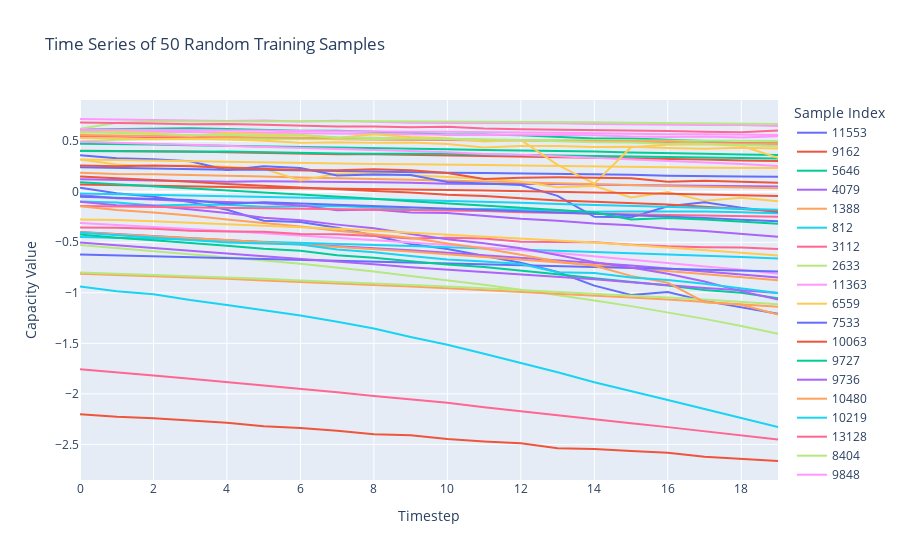

Notebook cell for this chart:
### Code cell
# Assuming X_train is your training set array.
# For instance, X_train might have shape (n_samples, n_timesteps, 1).

# Randomly select 50 samples from the training set
n_samples_total = X_train.shape[0]
selected_indices = np.random.choice(n_samples_total, size=50, replace=False)
X_random = X_train[selected_indices]

# If X_random has shape (50, n_timesteps, 1), squeeze the last dimension
if len(X_random.shape) == 3:
    n_samples, n_timesteps, n_features = X_random.shape
    if n_features == 1:
        X_random = X_random.squeeze(axis=-1)  # now shape is (n_samples, n_timesteps)
    else:
        raise ValueError("Expected feature dimension to be 1 for plotting a single time series per sample.")
else:
    n_samples, n_timesteps = X_random.shape

# Create a DataFrame where each row is a sample and each column is a timestep
df = pd.DataFrame(X_random, columns=[f"timestep_{i}" for i in range(n_timesteps)])
df["sample"] = selected_indices  # Label the samples with their original indices

# Melt the DataFrame to long format: each row becomes (sample, timestep, value)
df_long = df.melt(id_vars="sample", var_name="timestep", value_name="value")
# Convert the 'timestep' column from "timestep_0" to an integer (0)
df_long["timestep"] = df_long["timestep"].str.replace("timestep_", "").astype(int)

# Create a line plot with Plotly Express: one line per sample
fig = px.line(
    df_long,
    x="timestep",
    y="value",
    color="sample",
    title="Time Series of 50 Random Training Samples",
    labels={"timestep": "Timestep", "value": "Capacity Value", "sample": "Sample Index"}
)

fig.show()

### Figure 1 — Plotly figure (JSON) as saved in the notebook; plotly's stock layout.template omitted (floating-point values rounded to 4 significant figures)
{"data": [{"hovertemplate": "Sample Index=11553<br>Timestep=%{x}<br>Capacity Value=%{y}<extra></extra>", "legendgroup": "11553", "line": {"color": "#636efa", "dash": "solid"}, "marker": {"symbol": "circle"}, "mode": "lines", "name": "11553", "orientation": "v", "showlegend": true, "type": "scatter", "x": [0, 1, 2, 3, 4, 5, 6, 7, 8, 9, 10, 11, 12, 13, 14, 15, 16, 17, 18, 19], "xaxis": "x", "y": [0.03973, -0.0152, -0.04895, -0.1008, -0.1784, -0.2875, -0.2987, -0.3564, -0.4327, -0.5168, -0.5657, -0.6357, -0.702, -0.7944, -0.9286, -1.022, -0.9918, -1.08, -1.143, -1.208], "yaxis": "y"}, {"hovertemplate": "Sample Index=9162<br>Timestep=%{x}<br>Capacity Value=%{y}<extra></extra>", "legendgroup": "9162", "line": {"color": "#EF553B", "dash": "solid"}, "marker": {"symbol": "circle"}, "mode": "lines", "name": "9162", "orientation": "v", "showlegend": true, "type": "scatter", "x": [0, 1, 2, 3, 4, 5, 6, 7, 8, 9, 10, 11, 12, 13, 14, 15, 16, 17, 18, 19], "xaxis": "x", "y": [0.4049, 0.4048, 0.4032, 0.3985, 0.3921, 0.3836, 0.3779, 0.3714, 0.3718, 0.3665, 0.361, 0.3511, 0.3436, 0.3411, 0.3401, 0.3324, 0.3255, 0.319, 0.3085, 0.3043], "yaxis": "y"}, {"hovertemplate": "Sample Index=5646<br>Timestep=%{x}<br>Capacity Value=%{y}<extra></extra>", "legendgroup": "5646", "line": {"color": "#00cc96", "dash": "solid"}, "marker": {"symbol": "circle"}, "mode": "lines", "name": "5646", "orientation": "v", "showlegend": true, "type": "scatter", "x": [0, 1, 2, 3, 4, 5, 6, 7, 8, 9, 10, 11, 12, 13, 14, 15, 16, 17, 18, 19], "xaxis": "x", "y": [0.4046, 0.401, 0.3963, 0.3954, 0.3976, 0.3893, 0.3853, 0.3791, 0.3766, 0.3768, 0.3754, 0.3684, 0.3642, 0.3576, 0.3538, 0.3528, 0.3489, 0.3403, 0.3386, 0.329], "yaxis": "y"}, {"hovertemplate": "Sample Index=4079<br>Timestep=%{x}<br>Capacity Value=%{y}<extra></extra>", "legendgroup": "4079", "line": {"color": "#ab63fa", "dash": "solid"}, "marker": {"symbol": "circle"}, "mode": "lines", "name": "4079", "orientation": "v", "showlegend": true, "type": "scatter", "x": [0, 1, 2, 3, 4, 5, 6, 7, 8, 9, 10, 11, 12, 13, 14, 15, 16, 17, 18, 19], "xaxis": "x", "y": [0.1242, 0.1193, 0.1149, 0.1083, 0.09992, 0.1042, 0.1027, 0.09928, 0.09307, 0.09034, 0.07863, 0.0769, 0.07819, 0.07621, 0.06968, 0.06588, 0.06208, 0.05859, 0.05544, 0.05244], "yaxis": "y"}, {"hovertemplate": "Sample Index=1388<br>Timestep=%{x}<br>Capacity Value=%{y}<extra></extra>", "legendgroup": "1388", "line": {"color": "#FFA15A", "dash": "solid"}, "marker": {"symbol": "circle"}, "mode": "lines", "name": "1388", "orientation": "v", "showlegend": true, "type": "scatter", "x": [0, 1, 2, 3, 4, 5, 6, 7, 8, 9, 10, 11, 12, 13, 14, 15, 16, 17, 18, 19], "xaxis": "x", "y": [0.1894, 0.1767, 0.1726, 0.1668, 0.1591, 0.1504, 0.1415, 0.1307, 0.1268, 0.1186, 0.1111, 0.1014, 0.09288, 0.08483, 0.07691, 0.06794, 0.05787, 0.04929, 0.03857, 0.03406], "yaxis": "y"}, {"hovertemplate": "Sample Index=812<br>Timestep=%{x}<br>Capacity Value=%{y}<extra></extra>", "legendgroup": "812", "line": {"color": "#19d3f3", "dash": "solid"}, "marker": {"symbol": "circle"}, "mode": "lines", "name": "812", "orientation": "v", "showlegend": true, "type": "scatter", "x": [0, 1, 2, 3, 4, 5, 6, 7, 8, 9, 10, 11, 12, 13, 14, 15, 16, 17, 18, 19], "xaxis": "x", "y": [-0.0965, -0.1068, -0.1365, -0.128, -0.1296, -0.1483, -0.1439, -0.1417, -0.1547, -0.1718, -0.1788, -0.1713, -0.1751, -0.1836, -0.1981, -0.1948, -0.1935, -0.1964, -0.2033, -0.2136], "yaxis": "y"}, {"hovertemplate": "Sample Index=3112<br>Timestep=%{x}<br>Capacity Value=%{y}<extra></extra>", "legendgroup": "3112", "line": {"color": "#FF6692", "dash": "solid"}, "marker": {"symbol": "circle"}, "mode": "lines", "name": "3112", "orientation": "v", "showlegend": true, "type": "scatter", "x": [0, 1, 2, 3, 4, 5, 6, 7, 8, 9, 10, 11, 12, 13, 14, 15, 16, 17, 18, 19], "xaxis": "x", "y": [-1.756, -1.784, -1.819, -1.851, -1.884, -1.921, -1.951, -1.985, -2.021, -2.057, -2.088, -2.134, -2.172, -2.206, -2.251, -2.29, -2.329, -2.371, -2.411, -2.453], "yaxis": "y"}, {"hovertemplate": "Sample Index=2633<br>Timestep=%{x}<br>Capacity Value=%{y}<extra></extra>", "legendgroup": "2633", "line": {"color": "#B6E880", "dash": "solid"}, "marker": {"symbol": "circle"}, "mode": "lines", "name": "2633", "orientation": "v", "showlegend": true, "type": "scatter", "x": [0, 1, 2, 3, 4, 5, 6, 7, 8, 9, 10, 11, 12, 13, 14, 15, 16, 17, 18, 19], "xaxis": "x", "y": [-0.5257, -0.555, -0.5846, -0.6148, -0.648, -0.6795, -0.713, -0.7503, -0.7891, -0.8325, -0.8758, -0.9212, -0.9706, -1.021, -1.075, -1.132, -1.193, -1.258, -1.329, -1.406], "yaxis": "y"}, {"hovertemplate": "Sample Index=11363<br>Timestep=%{x}<br>Capacity Value=%{y}<extra></extra>", "legendgroup": "11363", "line": {"color": "#FF97FF", "dash": "solid"}, "marker": {"symbol": "circle"}, "mode": "lines", "name": "11363", "orientation": "v", "showlegend": true, "type": "scatter", "x": [0, 1, 2, 3, 4, 5, 6, 7, 8, 9, 10, 11, 12, 13, 14, 15, 16, 17, 18, 19], "xaxis": "x", "y": [0.7203, 0.7151, 0.7154, 0.7062, 0.6998, 0.7046, 0.6956, 0.7021, 0.6913, 0.684, 0.6806, 0.6794, 0.684, 0.6778, 0.6699, 0.6646, 0.6643, 0.6596, 0.6611, 0.6514], "yaxis": "y"}, {"hovertemplate": "Sample Index=6559<br>Timestep=%{x}<br>Capacity Value=%{y}<extra></extra>", "legendgroup": "6559", "line": {"color": "#FECB52", "dash": "solid"}, "marker": {"symbol": "circle"}, "mode": "lines", "name": "6559", "orientation": "v", "showlegend": true, "type": "scatter", "x": [0, 1, 2, 3, 4, 5, 6, 7, 8, 9, 10, 11, 12, 13, 14, 15, 16, 17, 18, 19], "xaxis": "x", "y": [0.3199, 0.2701, 0.2526, 0.2592, 0.247, 0.2273, 0.1124, 0.1773, 0.182, 0.1604, 0.1454, 0.1287, 0.1009, 0.04502, 0.05637, -0.05584, -0.001724, -0.08981, -0.05988, -0.09272], "yaxis": "y"}, {"hovertemplate": "Sample Index=7533<br>Timestep=%{x}<br>Capacity Value=%{y}<extra></extra>", "legendgroup": "7533", "line": {"color": "#636efa", "dash": "solid"}, "marker": {"symbol": "circle"}, "mode": "lines", "name": "7533", "orientation": "v", "showlegend": true, "type": "scatter", "x": [0, 1, 2, 3, 4, 5, 6, 7, 8, 9, 10, 11, 12, 13, 14, 15, 16, 17, 18, 19], "xaxis": "x", "y": [0.3613, 0.3309, 0.3209, 0.3018, 0.2157, 0.2527, 0.2354, 0.1614, 0.1701, 0.166, 0.09679, 0.08041, 0.06684, -0.04007, -0.2474, -0.2531, -0.1426, -0.1035, -0.1588, -0.1995], "yaxis": "y"}, {"hovertemplate": "Sample Index=10063<br>Timestep=%{x}<br>Capacity Value=%{y}<extra></extra>", "legendgroup": "10063", "line": {"color": "#EF553B", "dash": "solid"}, "marker": {"symbol": "circle"}, "mode": "lines", "name": "10063", "orientation": "v", "showlegend": true, "type": "scatter", "x": [0, 1, 2, 3, 4, 5, 6, 7, 8, 9, 10, 11, 12, 13, 14, 15, 16, 17, 18, 19], "xaxis": "x", "y": [-2.201, -2.228, -2.242, -2.267, -2.287, -2.321, -2.339, -2.365, -2.399, -2.409, -2.448, -2.472, -2.489, -2.539, -2.546, -2.566, -2.583, -2.621, -2.64, -2.665], "yaxis": "y"}, {"hovertemplate": "Sample Index=9727<br>Timestep=%{x}<br>Capacity Value=%{y}<extra></extra>", "legendgroup": "9727", "line": {"color": "#00cc96", "dash": "solid"}, "marker": {"symbol": "circle"}, "mode": "lines", "name": "9727", "orientation": "v", "showlegend": true, "type": "scatter", "x": [0, 1, 2, 3, 4, 5, 6, 7, 8, 9, 10, 11, 12, 13, 14, 15, 16, 17, 18, 19], "xaxis": "x", "y": [0.6153, 0.6222, 0.6272, 0.6289, 0.6211, 0.6136, 0.6048, 0.6048, 0.5951, 0.5848, 0.5657, 0.5663, 0.5592, 0.5469, 0.5284, 0.5264, 0.5168, 0.5022, 0.4792, 0.4835], "yaxis": "y"}, {"hovertemplate": "Sample Index=9736<br>Timestep=%{x}<br>Capacity Value=%{y}<extra></extra>", "legendgroup": "9736", "line": {"color": "#ab63fa", "dash": "solid"}, "marker": {"symbol": "circle"}, "mode": "lines", "name": "9736", "orientation": "v", "showlegend": true, "type": "scatter", "x": [0, 1, 2, 3, 4, 5, 6, 7, 8, 9, 10, 11, 12, 13, 14, 15, 16, 17, 18, 19], "xaxis": "x", "y": [-0.3975, -0.4175, -0.4364, -0.457, -0.4778, -0.4992, -0.516, -0.5371, -0.5575, -0.5785, -0.6047, -0.629, -0.6501, -0.6747, -0.7013, -0.7294, -0.7595, -0.7888, -0.8183, -0.8492], "yaxis": "y"}, {"hovertemplate": "Sample Index=10480<br>Timestep=%{x}<br>Capacity Value=%{y}<extra></extra>", "legendgroup": "10480", "line": {"color": "#FFA15A", "dash": "solid"}, "marker": {"symbol": "circle"}, "mode": "lines", "name": "10480", "orientation": "v", "showlegend": true, "type": "scatter", "x": [0, 1, 2, 3, 4, 5, 6, 7, 8, 9, 10, 11, 12, 13, 14, 15, 16, 17, 18, 19], "xaxis": "x", "y": [-0.812, -0.8227, -0.8367, -0.8495, -0.8619, -0.8785, -0.8913, -0.9063, -0.9236, -0.9369, -0.9541, -0.971, -0.9877, -1.008, -1.027, -1.046, -1.067, -1.089, -1.112, -1.138], "yaxis": "y"}, {"hovertemplate": "Sample Index=10219<br>Timestep=%{x}<br>Capacity Value=%{y}<extra></extra>", "legendgroup": "10219", "line": {"color": "#19d3f3", "dash": "solid"}, "marker": {"symbol": "circle"}, "mode": "lines", "name": "10219", "orientation": "v", "showlegend": true, "type": "scatter", "x": [0, 1, 2, 3, 4, 5, 6, 7, 8, 9, 10, 11, 12, 13, 14, 15, 16, 17, 18, 19], "xaxis": "x", "y": [-0.4467, -0.4538, -0.4644, -0.4734, -0.4841, -0.4938, -0.5024, -0.5143, -0.524, -0.5365, -0.5493, -0.5595, -0.5731, -0.5842, -0.5964, -0.6083, -0.6186, -0.6306, -0.6453, -0.6595], "yaxis": "y"}, {"hovertemplate": "Sample Index=13128<br>Timestep=%{x}<br>Capacity Value=%{y}<extra></extra>", "legendgroup": "13128", "line": {"color": "#FF6692", "dash": "solid"}, "marker": {"symbol": "circle"}, "mode": "lines", "name": "13128", "orientation": "v", "showlegend": true, "type": "scatter", "x": [0, 1, 2, 3, 4, 5, 6, 7, 8, 9, 10, 11, 12, 13, 14, 15, 16, 17, 18, 19], "xaxis": "x", "y": [0.546, 0.5373, 0.5336, 0.5338, 0.5275, 0.5304, 0.5287, 0.526, 0.5185, 0.5155, 0.5096, 0.5078, 0.509, 0.5081, 0.5042, 0.4936, 0.4848, 0.4868, 0.4798, 0.4756], "yaxis": "y"}, {"hovertemplate": "Sample Index=8404<br>Timestep=%{x}<br>Capacity Value=%{y}<extra></extra>", "legendgroup": "8404", "line": {"color": "#B6E880", "dash": "solid"}, "marker": {"symbol": "circle"}, "mode": "lines", "name": "8404", "orientation": "v", "showlegend": true, "type": "scatter", "x": [0, 1, 2, 3, 4, 5, 6, 7, 8, 9, 10, 11, 12, 13, 14, 15, 16, 17, 18, 19], "xaxis": "x", "y": [0.4966, 0.5144, 0.5216, 0.5222, 0.5214, 0.5234, 0.5206, 0.5209, 0.521, 0.5212, 0.5197, 0.515, 0.5141, 0.5115, 0.5102, 0.5092, 0.5111, 0.5047, 0.5033, 0.5025], "yaxis": "y"}, {"hovertemplate": "Sample Index=9848<br>Timestep=%{x}<br>Capacity Value=%{y}<extra></extra>", "legendgroup": "9848", "line": {"color": "#FF97FF", "dash": "solid"}, "marker": {"symbol": "circle"}, "mode": "lines", "name": "9848", "orientation": "v", "showlegend": true, "type": "scatter", "x": [0, 1, 2, 3, 4, 5, 6, 7, 8, 9, 10, 11, 12, 13, 14, 15, 16, 17, 18, 19], "xaxis": "x", "y": [-0.3085, -0.3271, -0.3484, -0.3704, -0.3872, -0.4113, -0.4324, -0.4543, -0.4792, -0.5018, -0.5271, -0.5504, -0.5788, -0.6053, -0.6389, -0.6686, -0.7019, -0.7361, -0.7716, -0.8105], "yaxis": "y"}, {"hovertemplate": "Sample Index=4089<br>Timestep=%{x}<br>Capacity Value=%{y}<extra></extra>", "legendgroup": "4089", "line": {"color": "#FECB52", "dash": "solid"}, "marker": {"symbol": "circle"}, "mode": "lines", "name": "4089", "orientation": "v", "showlegend": true, "type": "scatter", "x": [0, 1, 2, 3, 4, 5, 6, 7, 8, 9, 10, 11, 12, 13, 14, 15, 16, 17, 18, 19], "xaxis": "x", "y": [0.32, 0.3138, 0.3066, 0.3025, 0.2984, 0.2939, 0.2852, 0.2812, 0.2758, 0.2718, 0.2652, 0.2638, 0.2611, 0.258, 0.2506, 0.2473, 0.2428, 0.2383, 0.2386, 0.2344], "yaxis": "y"}, {"hovertemplate": "Sample Index=8579<br>Timestep=%{x}<br>Capacity Value=%{y}<extra></extra>", "legendgroup": "8579", "line": {"color": "#636efa", "dash": "solid"}, "marker": {"symbol": "circle"}, "mode": "lines", "name": "8579", "orientation": "v", "showlegend": true, "type": "scatter", "x": [0, 1, 2, 3, 4, 5, 6, 7, 8, 9, 10, 11, 12, 13, 14, 15, 16, 17, 18, 19], "xaxis": "x", "y": [0.2429, 0.236, 0.2286, 0.2219, 0.2174, 0.2181, 0.211, 0.206, 0.1971, 0.1929, 0.1874, 0.187, 0.1839, 0.1788, 0.1733, 0.1691, 0.159, 0.1521, 0.1519, 0.1477], "yaxis": "y"}, {"hovertemplate": "Sample Index=478<br>Timestep=%{x}<br>Capacity Value=%{y}<extra></extra>", "legendgroup": "478", "line": {"color": "#EF553B", "dash": "solid"}, "marker": {"symbol": "circle"}, "mode": "lines", "name": "478", "orientation": "v", "showlegend": true, "type": "scatter", "x": [0, 1, 2, 3, 4, 5, 6, 7, 8, 9, 10, 11, 12, 13, 14, 15, 16, 17, 18, 19], "xaxis": "x", "y": [0.1507, 0.1347, 0.1214, 0.09901, 0.07785, 0.05945, 0.03889, 0.02178, 0.008037, -0.006583, -0.02848, -0.04165, -0.06584, -0.08534, -0.09869, -0.1131, -0.1248, -0.1473, -0.172, -0.1922], "yaxis": "y"}, {"hovertemplate": "Sample Index=3146<br>Timestep=%{x}<br>Capacity Value=%{y}<extra></extra>", "legendgroup": "3146", "line": {"color": "#00cc96", "dash": "solid"}, "marker": {"symbol": "circle"}, "mode": "lines", "name": "3146", "orientation": "v", "showlegend": true, "type": "scatter", "x": [0, 1, 2, 3, 4, 5, 6, 7, 8, 9, 10, 11, 12, 13, 14, 15, 16, 17, 18, 19], "xaxis": "x", "y": [0.4765, 0.4745, 0.467, 0.4612, 0.4564, 0.4476, 0.4452, 0.4401, 0.4371, 0.4278, 0.4218, 0.4127, 0.4088, 0.4009, 0.3978, 0.3888, 0.3858, 0.3772, 0.3698, 0.3647], "yaxis": "y"}, {"hovertemplate": "Sample Index=4507<br>Timestep=%{x}<br>Capacity Value=%{y}<extra></extra>", "legendgroup": "4507", "line": {"color": "#ab63fa", "dash": "solid"}, "marker": {"symbol": "circle"}, "mode": "lines", "name": "4507", "orientation": "v", "showlegend": true, "type": "scatter", "x": [0, 1, 2, 3, 4, 5, 6, 7, 8, 9, 10, 11, 12, 13, 14, 15, 16, 17, 18, 19], "xaxis": "x", "y": [-0.03158, -0.06312, -0.07544, -0.09347, -0.101, -0.1135, -0.1346, -0.1826, -0.1756, -0.2046, -0.2102, -0.2383, -0.268, -0.2858, -0.3146, -0.3319, -0.3688, -0.3893, -0.4152, -0.4451], "yaxis": "y"}, {"hovertemplate": "Sample Index=6177<br>Timestep=%{x}<br>Capacity Value=%{y}<extra></extra>", "legendgroup": "6177", "line": {"color": "#FFA15A", "dash": "solid"}, "marker": {"symbol": "circle"}, "mode": "lines", "name": "6177", "orientation": "v", "showlegend": true, "type": "scatter", "x": [0, 1, 2, 3, 4, 5, 6, 7, 8, 9, 10, 11, 12, 13, 14, 15, 16, 17, 18, 19], "xaxis": "x", "y": [-0.4006, -0.4223, -0.4426, -0.4596, -0.4784, -0.5001, -0.5253, -0.5489, -0.5699, -0.5912, -0.6182, -0.6435, -0.6702, -0.6978, -0.7244, -0.7534, -0.7833, -0.813, -0.8451, -0.8758], "yaxis": "y"}, {"hovertemplate": "Sample Index=2199<br>Timestep=%{x}<br>Capacity Value=%{y}<extra></extra>", "legendgroup": "2199", "line": {"color": "#19d3f3", "dash": "solid"}, "marker": {"symbol": "circle"}, "mode": "lines", "name": "2199", "orientation": "v", "showlegend": true, "type": "scatter", "x": [0, 1, 2, 3, 4, 5, 6, 7, 8, 9, 10, 11, 12, 13, 14, 15, 16, 17, 18, 19], "xaxis": "x", "y": [-0.9378, -0.9852, -1.013, -1.072, -1.12, -1.168, -1.225, -1.287, -1.354, -1.437, -1.514, -1.604, -1.694, -1.787, -1.885, -1.97, -2.06, -2.15, -2.24, -2.329], "yaxis": "y"}, {"hovertemplate": "Sample Index=512<br>Timestep=%{x}<br>Capacity Value=%{y}<extra></extra>", "legendgroup": "512", "line": {"color": "#FF6692", "dash": "solid"}, "marker": {"symbol": "circle"}, "mode": "lines", "name": "512", "orientation": "v", "showlegend": true, "type": "scatter", "x": [0, 1, 2, 3, 4, 5, 6, 7, 8, 9, 10, 11, 12, 13, 14, 15, 16, 17, 18, 19], "xaxis": "x", "y": [-0.3548, -0.3554, -0.367, -0.3854, -0.3921, -0.3953, -0.418, -0.4212, -0.4379, -0.4625, -0.4552, -0.4626, -0.4958, -0.4976, -0.5006, -0.5232, -0.54, -0.5482, -0.5513, -0.5676], "yaxis": "y"}, {"hovertemplate": "Sample Index=6846<br>Timestep=%{x}<br>Capacity Value=%{y}<extra></extra>", "legendgroup": "6846", "line": {"color": "#B6E880", "dash": "solid"}, "marker": {"symbol": "circle"}, "mode": "lines", "name": "6846", "orientation": "v", "showlegend": true, "type": "scatter", "x": [0, 1, 2, 3, 4, 5, 6, 7, 8, 9, 10, 11, 12, 13, 14, 15, 16, 17, 18, 19], "xaxis": "x", "y": [0.6226, 0.6824, 0.696, 0.698, 0.6998, 0.7, 0.7006, 0.6989, 0.6973, 0.6957, 0.7006, 0.6949, 0.6921, 0.6911, 0.6874, 0.6842, 0.6819, 0.6774, 0.6728, 0.6703], "yaxis": "y"}, {"hovertemplate": "Sample Index=2705<br>Timestep=%{x}<br>Capacity Value=%{y}<extra></extra>", "legendgroup": "2705", "line": {"color": "#FF97FF", "dash": "solid"}, "marker": {"symbol": "circle"}, "mode": "lines", "name": "2705", "orientation": "v", "showlegend": true, "type": "scatter", "x": [0, 1, 2, 3, 4, 5, 6, 7, 8, 9, 10, 11, 12, 13, 14, 15, 16, 17, 18, 19], "xaxis": "x", "y": [0.6005, 0.5966, 0.595, 0.5911, 0.5865, 0.5833, 0.5802, 0.5757, 0.5727, 0.5712, 0.5665, 0.5624, 0.5632, 0.5647, 0.5602, 0.5475, 0.5431, 0.5481, 0.5368, 0.5499], "yaxis": "y"}, {"hovertemplate": "Sample Index=6134<br>Timestep=%{x}<br>Capacity Value=%{y}<extra></extra>", "legendgroup": "6134", "line": {"color": "#FECB52", "dash": "solid"}, "marker": {"symbol": "circle"}, "mode": "lines", "name": "6134", "orientation": "v", "showlegend": true, "type": "scatter", "x": [0, 1, 2, 3, 4, 5, 6, 7, 8, 9, 10, 11, 12, 13, 14, 15, 16, 17, 18, 19], "xaxis": "x", "y": [0.5321, 0.5309, 0.5203, 0.5242, 0.5167, 0.5053, 0.4849, 0.4909, 0.4854, 0.4878, 0.4724, 0.4377, 0.4533, 0.4524, 0.4441, 0.4453, 0.4323, 0.4251, 0.4352, 0.4294], "yaxis": "y"}, {"hovertemplate": "Sample Index=13165<br>Timestep=%{x}<br>Capacity Value=%{y}<extra></extra>", "legendgroup": "13165", "line": {"color": "#636efa", "dash": "solid"}, "marker": {"symbol": "circle"}, "mode": "lines", "name": "13165", "orientation": "v", "showlegend": true, "type": "scatter", "x": [0, 1, 2, 3, 4, 5, 6, 7, 8, 9, 10, 11, 12, 13, 14, 15, 16, 17, 18, 19], "xaxis": "x", "y": [-0.6196, -0.6285, -0.6355, -0.6453, -0.6531, -0.659, -0.6684, -0.6756, -0.6838, -0.6938, -0.7028, -0.7107, -0.7203, -0.7288, -0.7401, -0.7485, -0.7607, -0.7693, -0.7778, -0.7884], "yaxis": "y"}, {"hovertemplate": "Sample Index=11180<br>Timestep=%{x}<br>Capacity Value=%{y}<extra></extra>", "legendgroup": "11180", "line": {"color": "#EF553B", "dash": "solid"}, "marker": {"symbol": "circle"}, "mode": "lines", "name": "11180", "orientation": "v", "showlegend": true, "type": "scatter", "x": [0, 1, 2, 3, 4, 5, 6, 7, 8, 9, 10, 11, 12, 13, 14, 15, 16, 17, 18, 19], "xaxis": "x", "y": [0.07223, 0.06762, 0.05923, 0.05457, 0.04712, 0.03957, 0.03664, 0.03308, 0.02798, 0.02518, 0.01783, 0.01139, 0.003882, -0.0001418, -0.006185, -0.01102, -0.01891, -0.02503, -0.03488, -0.04134], "yaxis": "y"}, {"hovertemplate": "Sample Index=5753<br>Timestep=%{x}<br>Capacity Value=%{y}<extra></extra>", "legendgroup": "5753", "line": {"color": "#00cc96", "dash": "solid"}, "marker": {"symbol": "circle"}, "mode": "lines", "name": "5753", "orientation": "v", "showlegend": true, "type": "scatter", "x": [0, 1, 2, 3, 4, 5, 6, 7, 8, 9, 10, 11, 12, 13, 14, 15, 16, 17, 18, 19], "xaxis": "x", "y": [-0.4234, -0.4558, -0.4802, -0.5035, -0.5341, -0.5639, -0.5843, -0.6276, -0.6538, -0.6876, -0.7196, -0.7438, -0.7784, -0.8154, -0.856, -0.8916, -0.9284, -0.9716, -0.9995, -1.055], "yaxis": "y"}, {"hovertemplate": "Sample Index=357<br>Timestep=%{x}<br>Capacity Value=%{y}<extra></extra>", "legendgroup": "357", "line": {"color": "#ab63fa", "dash": "solid"}, "marker": {"symbol": "circle"}, "mode": "lines", "name": "357", "orientation": "v", "showlegend": true, "type": "scatter", "x": [0, 1, 2, 3, 4, 5, 6, 7, 8, 9, 10, 11, 12, 13, 14, 15, 16, 17, 18, 19], "xaxis": "x", "y": [-0.09771, -0.1328, -0.1374, -0.1743, -0.2107, -0.2578, -0.2817, -0.3251, -0.3611, -0.4169, -0.4699, -0.5086, -0.5583, -0.6261, -0.6975, -0.7504, -0.8116, -0.8885, -0.9834, -1.065], "yaxis": "y"}, {"hovertemplate": "Sample Index=5492<br>Timestep=%{x}<br>Capacity Value=%{y}<extra></extra>", "legendgroup": "5492", "line": {"color": "#FFA15A", "dash": "solid"}, "marker": {"symbol": "circle"}, "mode": "lines", "name": "5492", "orientation": "v", "showlegend": true, "type": "scatter", "x": [0, 1, 2, 3, 4, 5, 6, 7, 8, 9, 10, 11, 12, 13, 14, 15, 16, 17, 18, 19], "xaxis": "x", "y": [0.5608, 0.5563, 0.5512, 0.5474, 0.5436, 0.5398, 0.5352, 0.5297, 0.5337, 0.5212, 0.5192, 0.512, 0.506, 0.5028, 0.5017, 0.5014, 0.5012, 0.4809, 0.4742, 0.4797], "yaxis": "y"}, {"hovertemplate": "Sample Index=9881<br>Timestep=%{x}<br>Capacity Value=%{y}<extra></extra>", "legendgroup": "9881", "line": {"color": "#19d3f3", "dash": "solid"}, "marker": {"symbol": "circle"}, "mode": "lines", "name": "9881", "orientation": "v", "showlegend": true, "type": "scatter", "x": [0, 1, 2, 3, 4, 5, 6, 7, 8, 9, 10, 11, 12, 13, 14, 15, 16, 17, 18, 19], "xaxis": "x", "y": [-0.01715, -0.02358, -0.02921, -0.03541, -0.04239, -0.04887, -0.05384, -0.06361, -0.07144, -0.08199, -0.08887, -0.09878, -0.1081, -0.1204, -0.1297, -0.1365, -0.1483, -0.1617, -0.1687, -0.1788], "yaxis": "y"}, {"hovertemplate": "Sample Index=3899<br>Timestep=%{x}<br>Capacity Value=%{y}<extra></extra>", "legendgroup": "3899", "line": {"color": "#FF6692", "dash": "solid"}, "marker": {"symbol": "circle"}, "mode": "lines", "name": "3899", "orientation": "v", "showlegend": true, "type": "scatter", "x": [0, 1, 2, 3, 4, 5, 6, 7, 8, 9, 10, 11, 12, 13, 14, 15, 16, 17, 18, 19], "xaxis": "x", "y": [-0.1412, -0.1456, -0.1512, -0.1588, -0.1625, -0.167, -0.1695, -0.171, -0.1796, -0.1797, -0.1834, -0.1912, -0.2024, -0.2106, -0.2176, -0.2236, -0.2298, -0.2358, -0.2425, -0.2475], "yaxis": "y"}, {"hovertemplate": "Sample Index=5249<br>Timestep=%{x}<br>Capacity Value=%{y}<extra></extra>", "legendgroup": "5249", "line": {"color": "#B6E880", "dash": "solid"}, "marker": {"symbol": "circle"}, "mode": "lines", "name": "5249", "orientation": "v", "showlegend": true, "type": "scatter", "x": [0, 1, 2, 3, 4, 5, 6, 7, 8, 9, 10, 11, 12, 13, 14, 15, 16, 17, 18, 19], "xaxis": "x", "y": [-0.8, -0.812, -0.8227, -0.8367, -0.8495, -0.8619, -0.8785, -0.8913, -0.9063, -0.9236, -0.9369, -0.9541, -0.971, -0.9877, -1.008, -1.027, -1.046, -1.067, -1.089, -1.112], "yaxis": "y"}, {"hovertemplate": "Sample Index=12382<br>Timestep=%{x}<br>Capacity Value=%{y}<extra></extra>", "legendgroup": "12382", "line": {"color": "#FF97FF", "dash": "solid"}, "marker": {"symbol": "circle"}, "mode": "lines", "name": "12382", "orientation": "v", "showlegend": true, "type": "scatter", "x": [0, 1, 2, 3, 4, 5, 6, 7, 8, 9, 10, 11, 12, 13, 14, 15, 16, 17, 18, 19], "xaxis": "x", "y": [0.4943, 0.4848, 0.4754, 0.4638, 0.4558, 0.4474, 0.4358, 0.4237, 0.4172, 0.4029, 0.3914, 0.375, 0.3663, 0.3524, 0.3359, 0.3197, 0.3067, 0.2927, 0.2757, 0.2548], "yaxis": "y"}, {"hovertemplate": "Sample Index=6410<br>Timestep=%{x}<br>Capacity Value=%{y}<extra></extra>", "legendgroup": "6410", "line": {"color": "#FECB52", "dash": "solid"}, "marker": {"symbol": "circle"}, "mode": "lines", "name": "6410", "orientation": "v", "showlegend": true, "type": "scatter", "x": [0, 1, 2, 3, 4, 5, 6, 7, 8, 9, 10, 11, 12, 13, 14, 15, 16, 17, 18, 19], "xaxis": "x", "y": [0.584, 0.5937, 0.5826, 0.554, 0.5814, 0.5688, 0.5651, 0.5324, 0.5682, 0.5419, 0.529, 0.4985, 0.5123, 0.2655, 0.08078, 0.4404, 0.4656, 0.4691, 0.4552, 0.3368], "yaxis": "y"}, {"hovertemplate": "Sample Index=2165<br>Timestep=%{x}<br>Capacity Value=%{y}<extra></extra>", "legendgroup": "2165", "line": {"color": "#636efa", "dash": "solid"}, "marker": {"symbol": "circle"}, "mode": "lines", "name": "2165", "orientation": "v", "showlegend": true, "type": "scatter", "x": [0, 1, 2, 3, 4, 5, 6, 7, 8, 9, 10, 11, 12, 13, 14, 15, 16, 17, 18, 19], "xaxis": "x", "y": [-0.04995, -0.05994, -0.0682, -0.08066, -0.1183, -0.1035, -0.1167, -0.1289, -0.1423, -0.1564, -0.1667, -0.1751, -0.1876, -0.2011, -0.2172, -0.2315, -0.2437, -0.259, -0.276, -0.2924], "yaxis": "y"}, {"hovertemplate": "Sample Index=13192<br>Timestep=%{x}<br>Capacity Value=%{y}<extra></extra>", "legendgroup": "13192", "line": {"color": "#EF553B", "dash": "solid"}, "marker": {"symbol": "circle"}, "mode": "lines", "name": "13192", "orientation": "v", "showlegend": true, "type": "scatter", "x": [0, 1, 2, 3, 4, 5, 6, 7, 8, 9, 10, 11, 12, 13, 14, 15, 16, 17, 18, 19], "xaxis": "x", "y": [0.2597, 0.2526, 0.261, 0.2531, 0.2376, 0.2273, 0.2161, 0.2142, 0.2237, 0.2138, 0.1855, 0.1269, 0.1399, 0.1434, 0.1368, 0.1346, 0.09816, 0.1094, 0.1, 0.08833], "yaxis": "y"}, {"hovertemplate": "Sample Index=1047<br>Timestep=%{x}<br>Capacity Value=%{y}<extra></extra>", "legendgroup": "1047", "line": {"color": "#00cc96", "dash": "solid"}, "marker": {"symbol": "circle"}, "mode": "lines", "name": "1047", "orientation": "v", "showlegend": true, "type": "scatter", "x": [0, 1, 2, 3, 4, 5, 6, 7, 8, 9, 10, 11, 12, 13, 14, 15, 16, 17, 18, 19], "xaxis": "x", "y": [0.09313, 0.07431, 0.05695, 0.03439, 0.01372, -0.006488, -0.02652, -0.0453, -0.06875, -0.09476, -0.1144, -0.1369, -0.1579, -0.1814, -0.2038, -0.274, -0.259, -0.2751, -0.2955, -0.3152], "yaxis": "y"}, {"hovertemplate": "Sample Index=2962<br>Timestep=%{x}<br>Capacity Value=%{y}<extra></extra>", "legendgroup": "2962", "line": {"color": "#ab63fa", "dash": "solid"}, "marker": {"symbol": "circle"}, "mode": "lines", "name": "2962", "orientation": "v", "showlegend": true, "type": "scatter", "x": [0, 1, 2, 3, 4, 5, 6, 7, 8, 9, 10, 11, 12, 13, 14, 15, 16, 17, 18, 19], "xaxis": "x", "y": [-0.5017, -0.5305, -0.5578, -0.589, -0.6116, -0.637, -0.6613, -0.6882, -0.7169, -0.7473, -0.77, -0.7948, -0.816, -0.8395, -0.8652, -0.8958, -0.9255, -0.9522, -0.9754, -1.001], "yaxis": "y"}, {"hovertemplate": "Sample Index=11485<br>Timestep=%{x}<br>Capacity Value=%{y}<extra></extra>", "legendgroup": "11485", "line": {"color": "#FFA15A", "dash": "solid"}, "marker": {"symbol": "circle"}, "mode": "lines", "name": "11485", "orientation": "v", "showlegend": true, "type": "scatter", "x": [0, 1, 2, 3, 4, 5, 6, 7, 8, 9, 10, 11, 12, 13, 14, 15, 16, 17, 18, 19], "xaxis": "x", "y": [-0.1443, -0.181, -0.2041, -0.2338, -0.2744, -0.3089, -0.3448, -0.3859, -0.421, -0.4545, -0.5111, -0.5625, -0.6232, -0.689, -0.7328, -0.8324, -0.9002, -1.093, -1.118, -1.216], "yaxis": "y"}, {"hovertemplate": "Sample Index=4672<br>Timestep=%{x}<br>Capacity Value=%{y}<extra></extra>", "legendgroup": "4672", "line": {"color": "#19d3f3", "dash": "solid"}, "marker": {"symbol": "circle"}, "mode": "lines", "name": "4672", "orientation": "v", "showlegend": true, "type": "scatter", "x": [0, 1, 2, 3, 4, 5, 6, 7, 8, 9, 10, 11, 12, 13, 14, 15, 16, 17, 18, 19], "xaxis": "x", "y": [-0.4059, -0.4296, -0.4505, -0.4784, -0.5016, -0.5119, -0.5228, -0.5711, -0.5986, -0.6345, -0.6699, -0.6902, -0.714, -0.7957, -0.8036, -0.8477, -0.8739, -0.9109, -0.9531, -1.003], "yaxis": "y"}, {"hovertemplate": "Sample Index=7345<br>Timestep=%{x}<br>Capacity Value=%{y}<extra></extra>", "legendgroup": "7345", "line": {"color": "#FF6692", "dash": "solid"}, "marker": {"symbol": "circle"}, "mode": "lines", "name": "7345", "orientation": "v", "showlegend": true, "type": "scatter", "x": [0, 1, 2, 3, 4, 5, 6, 7, 8, 9, 10, 11, 12, 13, 14, 15, 16, 17, 18, 19], "xaxis": "x", "y": [0.6857, 0.6771, 0.6753, 0.6677, 0.6713, 0.6629, 0.6528, 0.646, 0.6454, 0.6381, 0.6438, 0.6253, 0.6191, 0.6157, 0.6126, 0.6097, 0.6003, 0.5946, 0.5883, 0.6057], "yaxis": "y"}, {"hovertemplate": "Sample Index=9655<br>Timestep=%{x}<br>Capacity Value=%{y}<extra></extra>", "legendgroup": "9655", "line": {"color": "#B6E880", "dash": "solid"}, "marker": {"symbol": "circle"}, "mode": "lines", "name": "9655", "orientation": "v", "showlegend": true, "type": "scatter", "x": [0, 1, 2, 3, 4, 5, 6, 7, 8, 9, 10, 11, 12, 13, 14, 15, 16, 17, 18, 19], "xaxis": "x", "y": [0.5907, 0.5808, 0.5699, 0.5626, 0.5655, 0.5517, 0.5602, 0.54, 0.532, 0.5267, 0.5226, 0.5157, 0.5126, 0.4988, 0.4891, 0.487, 0.4743, 0.4742, 0.4628, 0.4495], "yaxis": "y"}, {"hovertemplate": "Sample Index=5187<br>Timestep=%{x}<br>Capacity Value=%{y}<extra></extra>", "legendgroup": "5187", "line": {"color": "#FF97FF", "dash": "solid"}, "marker": {"symbol": "circle"}, "mode": "lines", "name": "5187", "orientation": "v", "showlegend": true, "type": "scatter", "x": [0, 1, 2, 3, 4, 5, 6, 7, 8, 9, 10, 11, 12, 13, 14, 15, 16, 17, 18, 19], "xaxis": "x", "y": [0.6165, 0.6154, 0.6105, 0.607, 0.6061, 0.6073, 0.6006, 0.596, 0.5948, 0.5929, 0.5931, 0.5926, 0.5872, 0.5832, 0.5767, 0.5714, 0.5705, 0.569, 0.5658, 0.5625], "yaxis": "y"}, {"hovertemplate": "Sample Index=2818<br>Timestep=%{x}<br>Capacity Value=%{y}<extra></extra>", "legendgroup": "2818", "line": {"color": "#FECB52", "dash": "solid"}, "marker": {"symbol": "circle"}, "mode": "lines", "name": "2818", "orientation": "v", "showlegend": true, "type": "scatter", "x": [0, 1, 2, 3, 4, 5, 6, 7, 8, 9, 10, 11, 12, 13, 14, 15, 16, 17, 18, 19], "xaxis": "x", "y": [-0.274, -0.2784, -0.2913, -0.3055, -0.3199, -0.3373, -0.3509, -0.3669, -0.385, -0.4039, -0.4221, -0.4419, -0.4611, -0.4812, -0.5028, -0.5262, -0.5544, -0.5775, -0.6044, -0.6309], "yaxis": "y"}], "layout": {"legend": {"title": {"text": "Sample Index"}, "tracegroupgap": 0}, "title": {"text": "Time Series of 50 Random Training Samples"}, "xaxis": {"anchor": "y", "domain": [0, 1], "title": {"text": "Timestep"}}, "yaxis": {"anchor": "x", "domain": [0, 1], "title": {"text": "Capacity Value"}}}}
